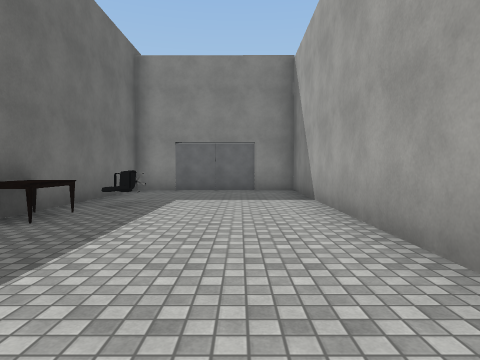
view 1 (above)

20 first-person views from a walk through a scene from a Unity 3-D project. The camera is 1.3 m above the floor, tilts 2° down and sees 75° across. The floor is counted in squares, 2 m on a side. Each view is taken from the middle of a square. On the plan, view 1 faces up. The plan holds only what a view shows up to about 10 squares ahead; the rest is blank. The player character is not drawn. Door leaves are left out, so doorways stand open. Some surface patterns are stand-ins.

view 2
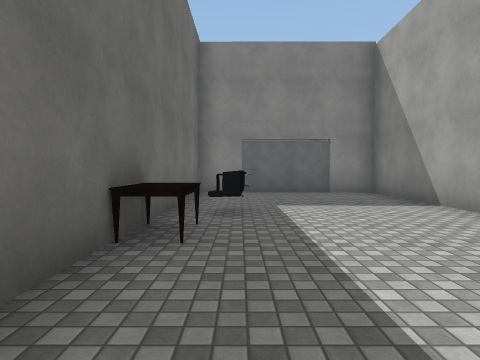

view 3
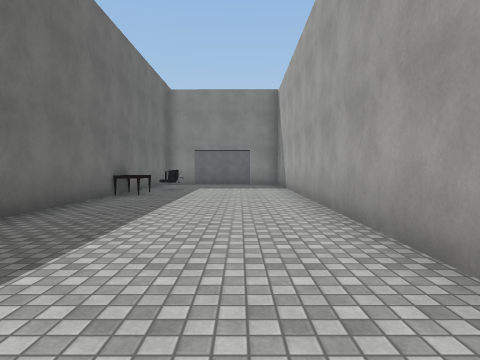

view 4
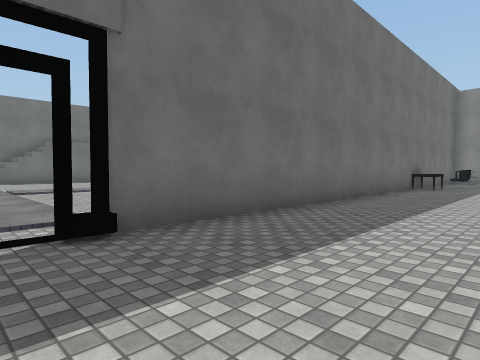

view 5
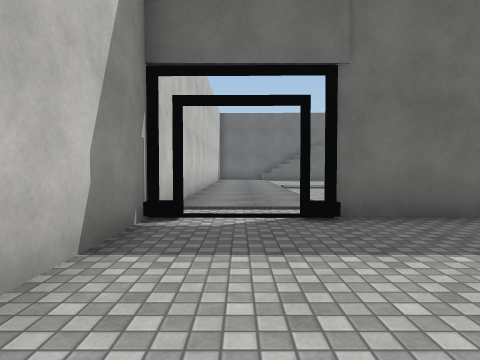

view 6
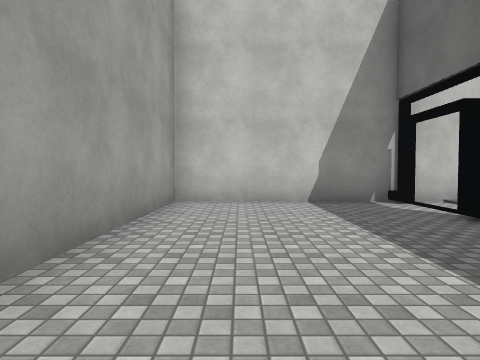

view 7
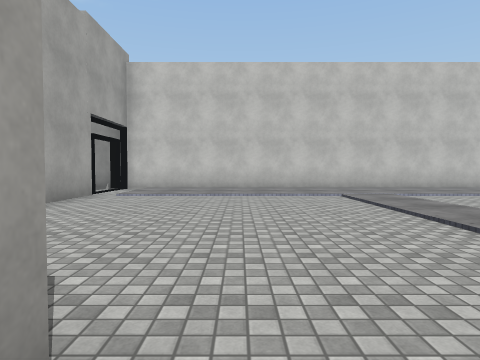

view 8
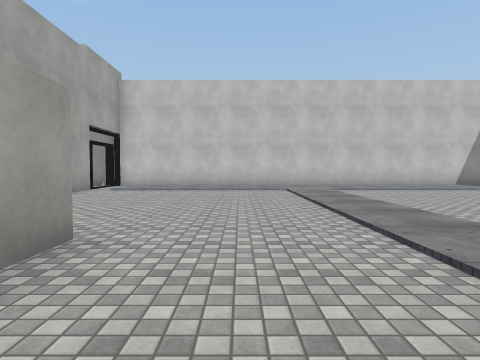

view 9
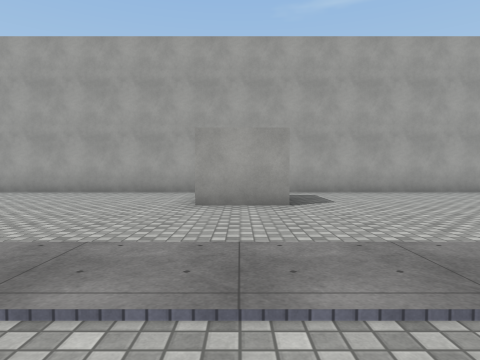

view 10
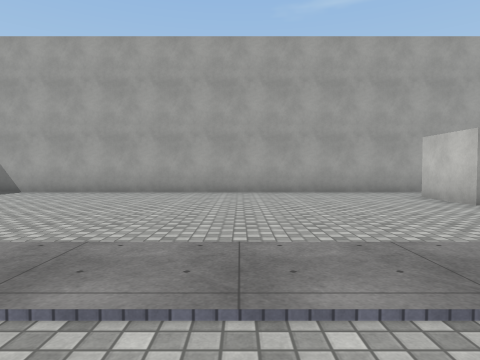

view 11
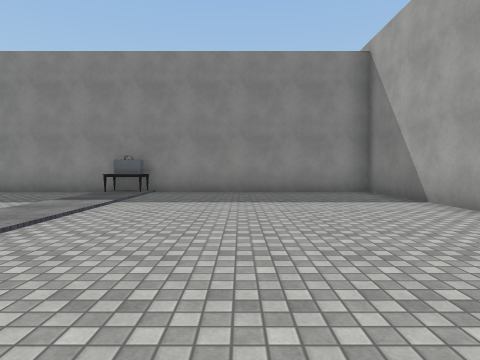

view 12
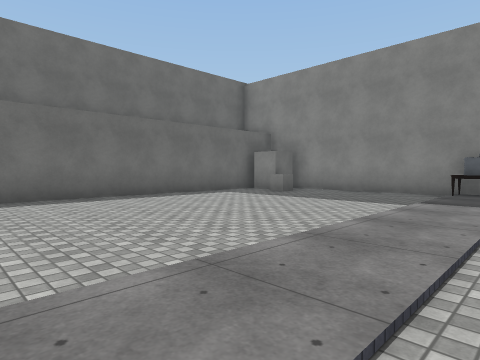

view 13
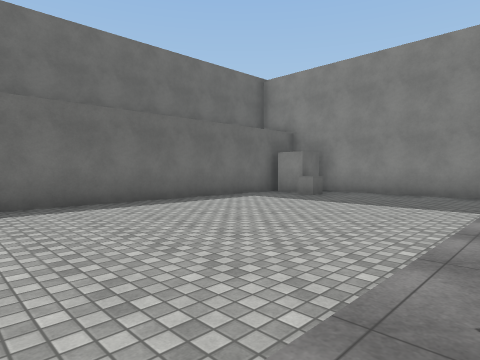

view 14
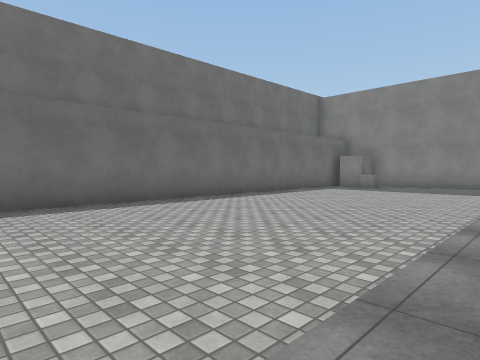

view 15
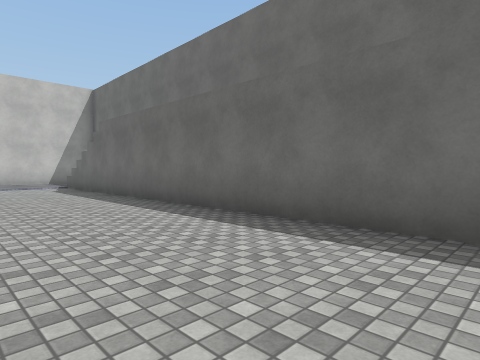

view 16
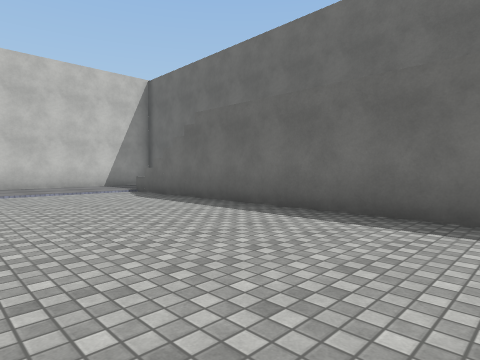

view 17
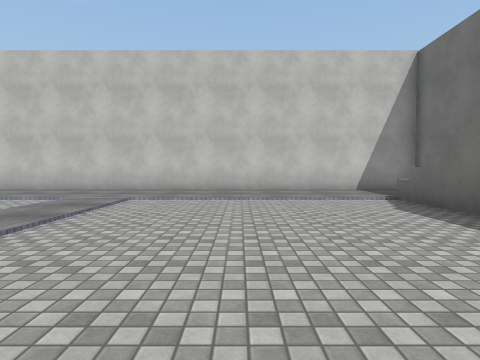

view 18
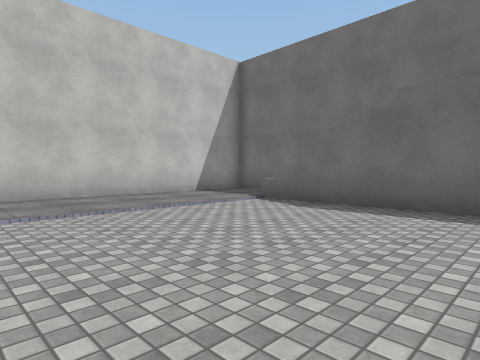

view 19
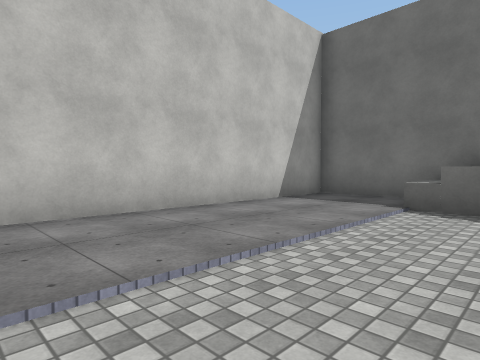

view 20
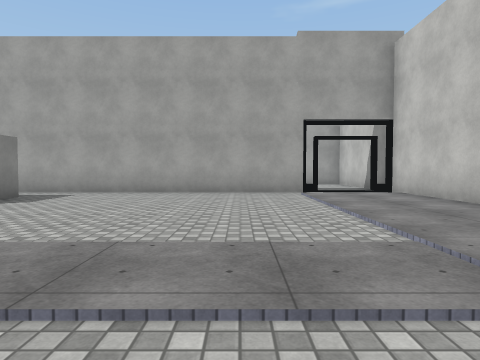

### Floor plan
Ten units are one square. View 1 is at (0, 0); x grows to the right and y downward. Boxes are objects, and circles mark ways between rooms. Rooms are numbered by the first view taken in them; rooms with no view inside come last. Other rooms are left out.
<svg viewBox="-187 -165 208 252">
<path fill="none" stroke="#000" d="M14 22 16 -95 -31 -95 -31 58M-29 82 13 82 14 37M-65 -10 -65 -28 -48 -28M-48 -11 -54 -11M-33 59 -33 -160 -152 -160M-181 49 -182 82 -29 82M-163 -144 -163 58M-33 82 -33 78"/>
<rect x="-35" y="-45" width="10" height="10" fill="#bbb"><title>table</title></rect>
<rect x="-25" y="-65" width="10" height="10" fill="#bbb"><title>chair</title></rect>
<rect x="-165" y="-155" width="20" height="10" fill="#bbb"><title>block</title></rect>
<rect x="-155" y="-145" width="10" height="10" fill="#bbb"><title>cube</title></rect>
<rect x="-105" y="-155" width="10" height="10" fill="#bbb"><title>table</title></rect>
<circle cx="-30" cy="70" r="3" fill="#2a7"/>
<text x="-10" y="-10">1</text>
<text x="-100" y="-30">2</text>
</svg>
Room 1 opens to room 2.

Where each view was taken, in squares from view 1:
view 1: 0 up, 0 right, facing up
view 2: 1 up, 2 left, facing up
view 3: 4 down, 0 right, facing up
view 4: 7 down, 0 right, facing up-left
view 5: 7 down, 1 right, facing left
view 6: 2 down, 0 right, facing down
view 7: 2 up, 7 left, facing down
view 8: 4 up, 8 left, facing down
view 9: 2 up, 12 left, facing right
view 10: 7 up, 12 left, facing right
view 11: 7 up, 7 left, facing up
view 12: 7 up, 9 left, facing up-left
view 13: 7 up, 10 left, facing up-left
view 14: 3 up, 10 left, facing up-left
view 15: 6 up, 13 left, facing down-left
view 16: 3 up, 12 left, facing down-left
view 17: 1 up, 13 left, facing down
view 18: 1 down, 11 left, facing down-left
view 19: 4 down, 11 left, facing down-left
view 20: 4 down, 12 left, facing right
